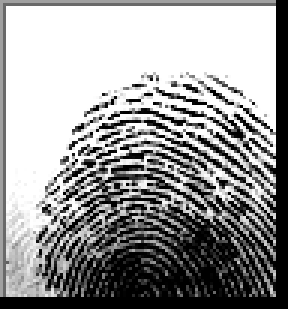
#> input picture src/SOCOFing/Real/113__M_Right_index_finger.BMP, 96 x 103 px, given in place of 1__M_Left_index_finger.BMP, which was not available (shown 3 times larger)
$ python main.py
#> lines starting #> are read from the running program, lines starting #| are printed output that depends on the picture; after the words box and inside, x2 and y2 are one past the last pixel; in counts of white or black regions, pixels touching at a corner belong together; long printed decimals are rounded; pictures that were not available may be replaced by others from this repository, and a replacement may not be noted
import os
import cv2
import numpy as np

blurImg = cv2.imread("SOCOFing/Real/1__M_Left_index_finger.BMP")
#> blurImg is the input picture: shape (103, 96, 3); min 0, max 255, mean 153.7

x = 20
y = 50
w = 20
h = 20

cv2.rectangle(blurImg, (x, y), (x + w, y + h), (200, 200, 200), 2)
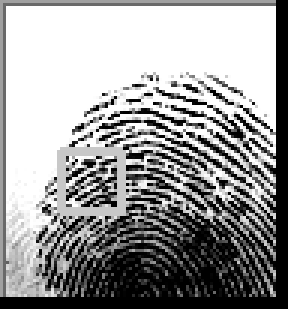
#> blurImg: shape (103, 96, 3) (shown 3 times larger); 2.37% of pixels changed, all inside (x1, y1, x2, y2) = (19, 49, 42, 72)
roi = blurImg[y:y+h, x:x+w]
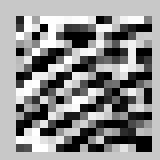
#> roi: shape (20, 20, 3) (shown 8 times larger); min 0, max 255, mean 143
# applying a gaussian blur over this new rectangle area
roi = cv2.GaussianBlur(roi, (23, 23), 30)
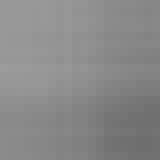
#> roi: shape (20, 20, 3) (shown 8 times larger); min 110, max 155, mean 136.7
# impose this blurred image on original image to get final image
blurImg[y:y+roi.shape[0], x:x+roi.shape[1]] = roi
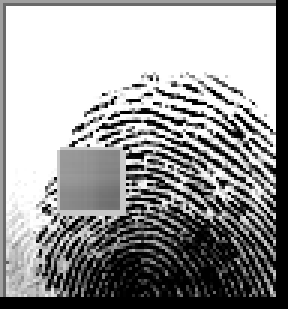
#> blurImg: shape (103, 96, 3) (shown 3 times larger); 4.03% of pixels changed, all inside (x1, y1, x2, y2) = (20, 50, 40, 70)


best_score = counter = 0
filename = image = kp1 = kp2 = mp = None
for file in os.listdir(
        "SOCOFing/Real"
):
    # if counter % 10 == 0:
    #counter += 1

    fingerprint_img = cv2.imread(
        "SOCOFing/Real/" + file
    )
    sift = cv2.SIFT_create()
    keypoints_1, des1 = sift.detectAndCompute(blurImg, None)
#> keypoints_1 = 41 keypoints; strongest (x, y, size): (74, 61, 1.8), (79, 45, 2.1), (47, 61, 2.1), (70, 71, 2)
    keypoints_2, des2 = sift.detectAndCompute(fingerprint_img, None)
#> keypoints_2 = 41 keypoints; strongest (x, y, size): (74, 61, 1.8), (30, 54, 1.9), (79, 45, 2.1), (47, 61, 2.1)
    matches = cv2.FlannBasedMatcher({"algorithm": 1, "trees": 10}, {}).knnMatch(
        des1, des2, k=2
    )
#> matches = 41 matches

    match_points = []
    for p, q in matches:
        if p.distance < 0.1 * q.distance:
            match_points.append(p)
#> this loop made 41 passes
#> after the loop, match_points = 26 matches

    keypoints = 0
    if len(keypoints_1) <= len(keypoints_2):
        keypoints = len(keypoints_1)
#> keypoints = 41
    else:
        keypoints = len(keypoints_2)
    if len(match_points) / keypoints * 100 > best_score:
        print("score:  " + str(len(match_points) / keypoints * 100))
#| score:  63.415
        best_score = len(match_points) / keypoints * 100
#> best_score = 63.41
        filename = file
        image = fingerprint_img
        kp1, kp2, mp = keypoints_1, keypoints_2, match_points
#> kp1 has the same summary as keypoints_1; kp2 has the same summary as keypoints_2; mp = 26 matches

if(filename):
    print("Best Match: " + filename)
    print("Score: " + str(best_score))
#| Score: 63.415

    result = cv2.drawMatches(blurImg, kp1, image, kp2, mp, None)
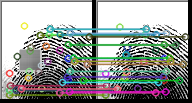
#> result: shape (103, 192, 3); mean B, G, R 150.7, 153.7, 149.6
    result = cv2.resize(result, None, fx=4, fy=4)
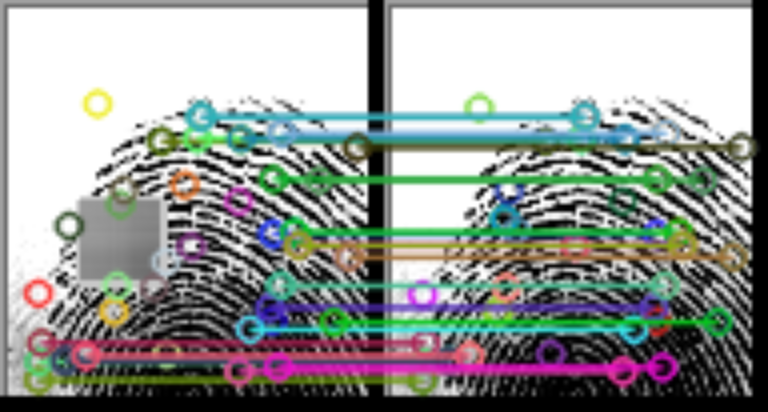
#> result: shape (412, 768, 3); mean B, G, R 150.7, 153.7, 149.5
    cv2.imshow("Result", result)
    cv2.waitKey(0)
    cv2.destroyAllWindows()
